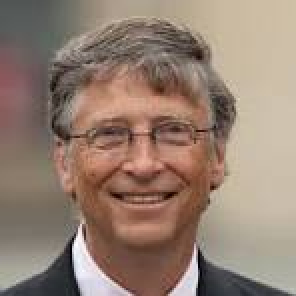
#> input picture logoimg.jpg, 148 x 148 px (shown 2 times larger)
$ python main.py
#> lines starting #> are read from the running program, lines starting #| are printed output that depends on the picture
import cv2
src=cv2.imread("logoimg.jpg",cv2.IMREAD_UNCHANGED)
#> src is the input picture: shape (148, 148, 3); mean B, G, R 113.9, 127.7, 148.9
cv2.imshow("title",src)

scale_percent = 50

width = int(src.shape[1] * scale_percent / 100)
#> width = 74
height = int(src.shape[0] * scale_percent / 100)
#> height = 74


dsize = (width, height)
#> dsize = (74, 74)


output = cv2.resize(src, dsize)
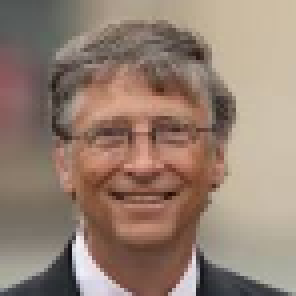
#> output: shape (74, 74, 3) (shown 4 times larger); mean B, G, R 114.1, 127.9, 149

cv2.imwrite('newImage.png',output)
cv2.waitKey(0)
